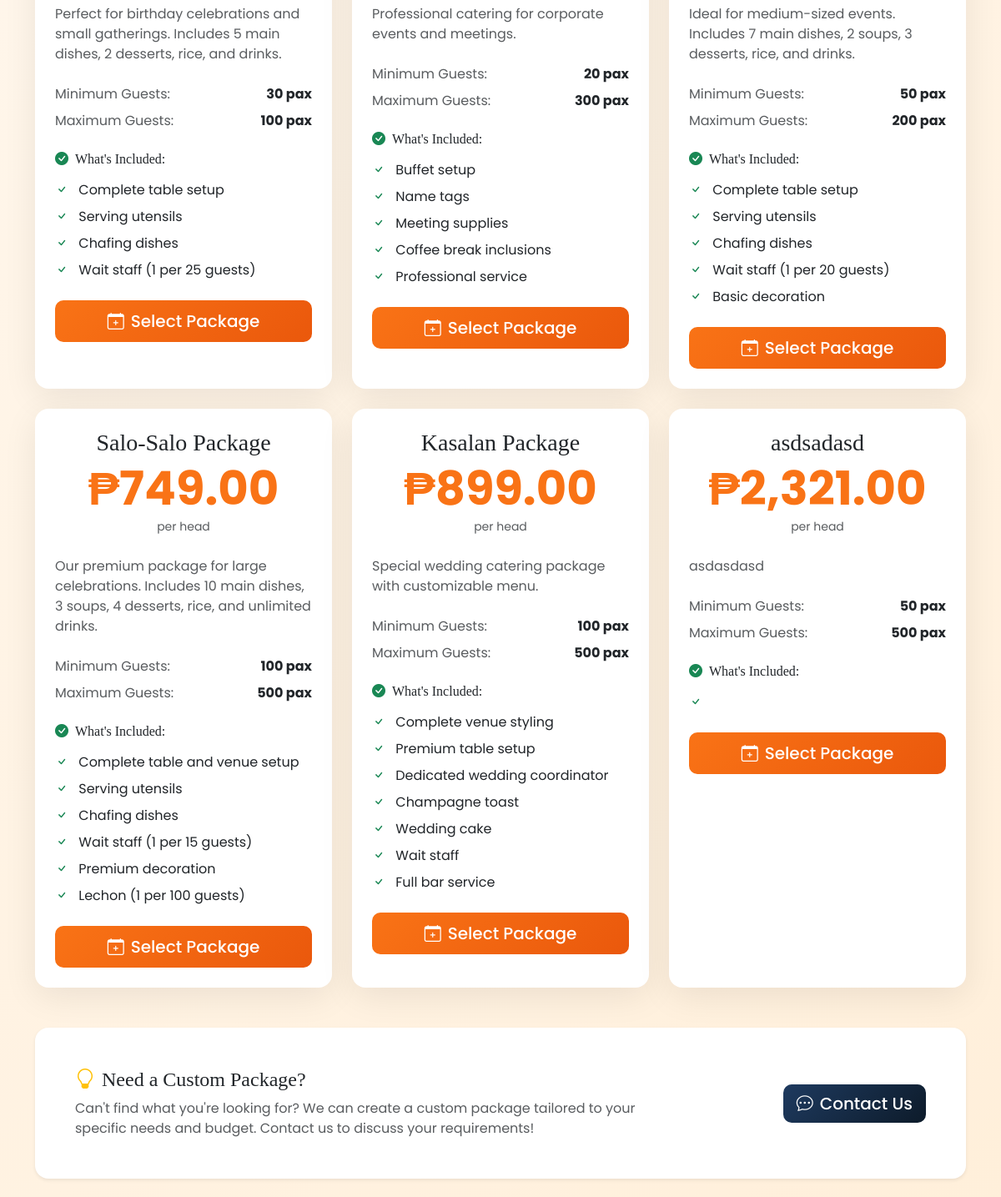
The app's page /packages.php (middle part), older data.
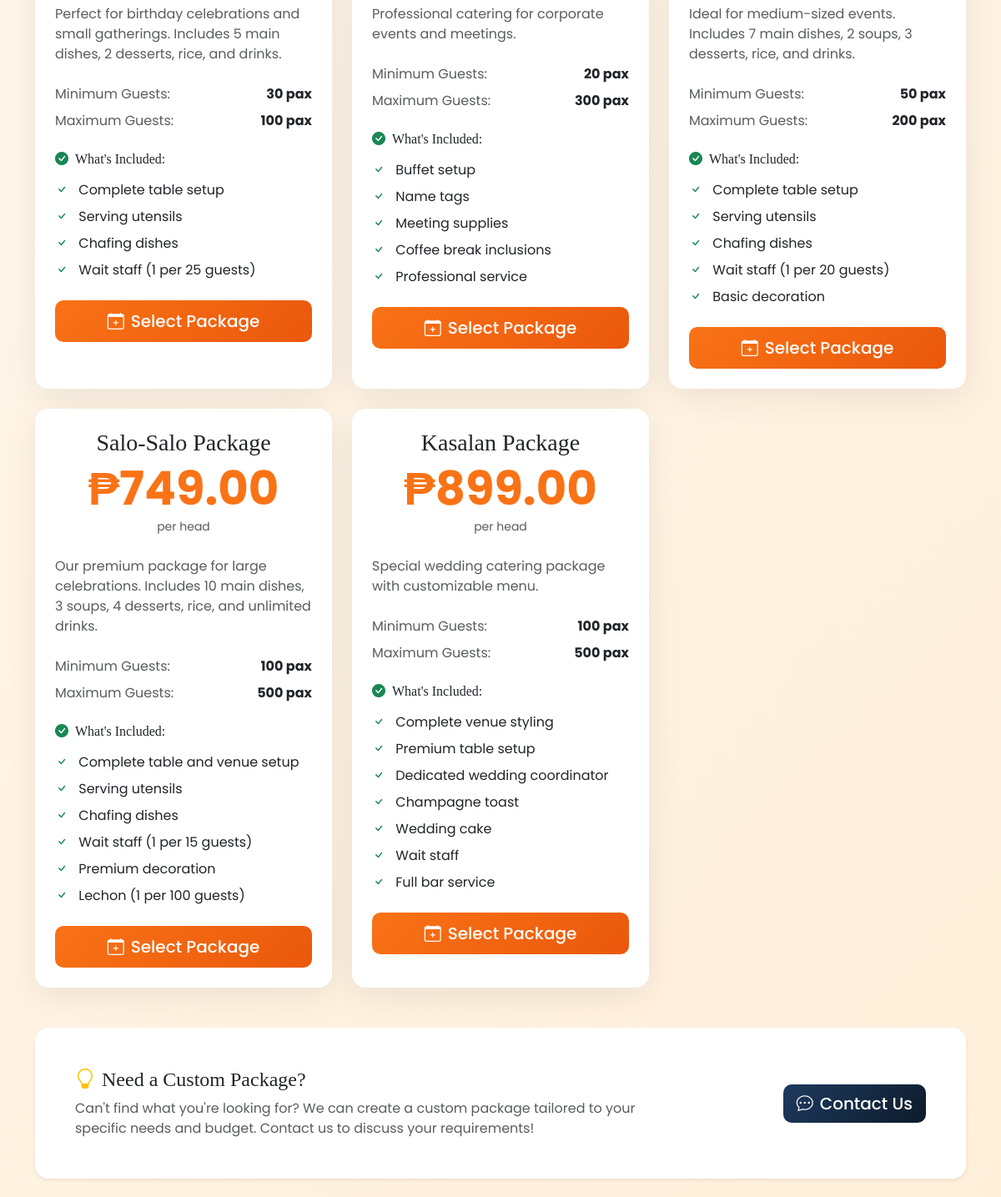
The same page, newer data.
### tables this page shows
CREATE TABLE `packages` (
  `id` int(11) NOT NULL,
  `name` varchar(100) NOT NULL,
  `description` text DEFAULT NULL,
  `base_price` decimal(10,2) NOT NULL,
  `min_pax` int(11) DEFAULT 50,
  `max_pax` int(11) DEFAULT 500,
  `image` varchar(255) DEFAULT NULL,
  `inclusions` text DEFAULT NULL,
  `is_active` tinyint(1) DEFAULT 1,
  `created_at` timestamp NOT NULL DEFAULT current_timestamp()
);

### config/functions.php (called while the page is built, shortened)
<?php
function url($path) {
    return BASE_URL . '/' . ltrim($path, '/');
}
function formatPrice($price) {
    return '₱' . number_format($price, 2);
}
?>

### packages.php (the view, shortened to what this page needs)
<?php
require_once 'includes/header.php';
$claimedPromo = $_SESSION['claimed_promo'] ?? null;
$packages = $conn->query("SELECT * FROM packages WHERE is_active = 1 ORDER BY base_price");
?>
<div class="container py-5">
    <div class="row g-4">
        <?php while($pkg = $packages->fetch_assoc()): ?>
        <div class="col-md-6 col-lg-4">
            <div class="card h-100 position-relative overflow-hidden">
                <div class="card-body p-4">
                    <div class="text-center mb-4">
                        <h3 class="mb-1"><?= htmlspecialchars($pkg['name']) ?></h3>
                        <?php if ($claimedPromo && $claimedPromo['discount'] > 0):
                            $originalPrice = $pkg['base_price'];
                            $discountAmount = ($originalPrice * $claimedPromo['discount']) / 100;
                            $discountedPrice = $originalPrice - $discountAmount;
                        ?>
                            <div class="mb-0">
                                <span class="text-decoration-line-through text-muted fs-5"><?= formatPrice($originalPrice) ?></span>
                                <p class="display-4 fw-bold mb-0" style="color: var(--primary);">
                                    <?= formatPrice($discountedPrice) ?>
                                </p>
                                <span class="badge bg-danger rounded-pill">-<?= $claimedPromo['discount'] ?>% OFF</span>
                            </div>
                        <?php else: ?>
                            <p class="display-4 fw-bold mb-0" style="color: var(--primary);">
                                <?= formatPrice($pkg['base_price']) ?>
                            </p>
                        <?php endif; ?>
                        <small class="text-muted">per head</small>
                    </div>
                    <p class="text-muted mb-4"><?= htmlspecialchars($pkg['description']) ?></p>
                    <div class="mb-4">
                        <div class="d-flex justify-content-between mb-2">
                            <span class="text-muted">Minimum Guests:</span>
                            <strong><?= $pkg['min_pax'] ?> pax</strong>
                        </div>
                        <div class="d-flex justify-content-between mb-2">
                            <span class="text-muted">Maximum Guests:</span>
                            <strong><?= $pkg['max_pax'] ?> pax</strong>
                        </div>
                    </div>
                    <h6 class="mb-3"><i class="bi bi-check-circle-fill text-success me-2"></i>What's Included:</h6>
                    <ul class="list-unstyled mb-4">
                        <?php
                        $inclusions = explode(',', $pkg['inclusions']);
                        foreach($inclusions as $inc):
                        ?>
                        <li class="mb-2">
                            <i class="bi bi-check text-success me-2"></i>
                            <?= htmlspecialchars(trim($inc)) ?>
                        </li>
                        <?php endforeach; ?>
                    </ul>
                    <div class="d-grid gap-2">
                        <a href="<?= url('book.php?package=' . $pkg['id']) ?>" class="btn btn-primary btn-lg">
                            <i class="bi bi-calendar-plus me-2"></i>Select Package
                        </a>
                    </div>
                </div>
            </div>
        </div>
        <?php endwhile; ?>
    </div>
    <div class="mt-5 p-5 bg-white rounded-4 shadow-sm">
        <div class="row align-items-center">
            <div class="col-md-8">
                <h4><i class="bi bi-lightbulb text-warning me-2"></i>Need a Custom Package?</h4>
                <p class="text-muted mb-0">Can't find what you're looking for? We can create a custom package tailored to your specific needs and budget. Contact us to discuss your requirements!</p>
            </div>
            <div class="col-md-4 text-md-end mt-3 mt-md-0">
                <a href="<?= url('book.php') ?>" class="btn btn-secondary btn-lg">
                    <i class="bi bi-chat-dots me-2"></i>Contact Us
                </a>
            </div>
        </div>
    </div>
</div>

Row changes from the older to the newer data that the page shows:
removed packages: name "asdsadasd", base_price "₱2,321.00", description "asdasdasd", min_pax "50", max_pax "500"
